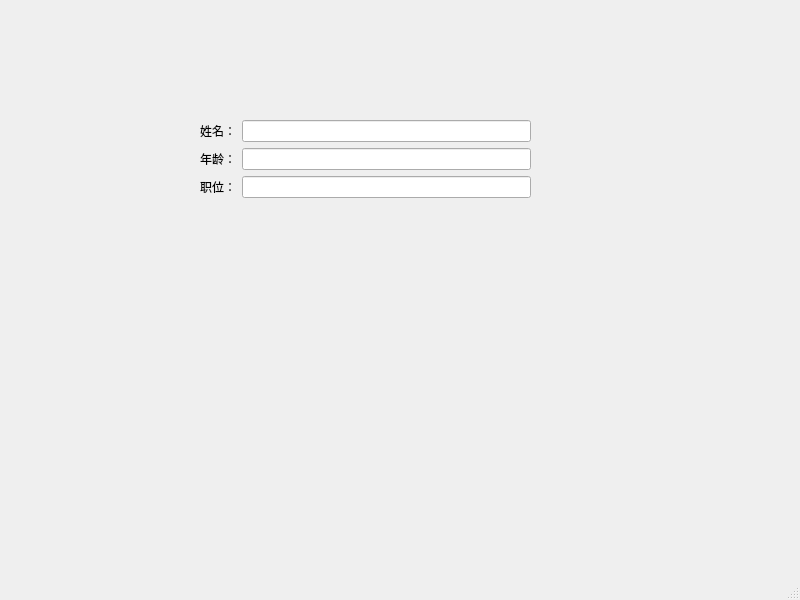
<?xml version="1.0" encoding="UTF-8"?>
<ui version="4.0">
 <class>MainWindow</class>
 <widget class="QMainWindow" name="MainWindow">
  <property name="geometry">
   <rect>
    <x>0</x>
    <y>0</y>
    <width>800</width>
    <height>600</height>
   </rect>
  </property>
  <property name="windowTitle">
   <string>MainWindow</string>
  </property>
  <widget class="QWidget" name="centralwidget">
   <widget class="QWidget" name="formLayoutWidget">
    <property name="geometry">
     <rect>
      <x>200</x>
      <y>120</y>
      <width>331</width>
      <height>261</height>
     </rect>
    </property>
    <layout class="QFormLayout" name="formLayout_2">
     <item row="0" column="0">
      <widget class="QLabel" name="label">
       <property name="text">
        <string>姓名：</string>
       </property>
      </widget>
     </item>
     <item row="0" column="1">
      <widget class="QLineEdit" name="lineEdit"/>
     </item>
     <item row="1" column="0">
      <widget class="QLabel" name="label_2">
       <property name="text">
        <string>年龄：</string>
       </property>
      </widget>
     </item>
     <item row="1" column="1">
      <widget class="QLineEdit" name="lineEdit_2"/>
     </item>
     <item row="2" column="1">
      <widget class="QLineEdit" name="lineEdit_3"/>
     </item>
     <item row="2" column="0">
      <widget class="QLabel" name="label_3">
       <property name="text">
        <string>职位：</string>
       </property>
      </widget>
     </item>
    </layout>
   </widget>
  </widget>
  <widget class="QMenuBar" name="menubar">
   <property name="geometry">
    <rect>
     <x>0</x>
     <y>0</y>
     <width>800</width>
     <height>23</height>
    </rect>
   </property>
  </widget>
  <widget class="QStatusBar" name="statusbar"/>
 </widget>
 <resources/>
 <connections/>
</ui>
